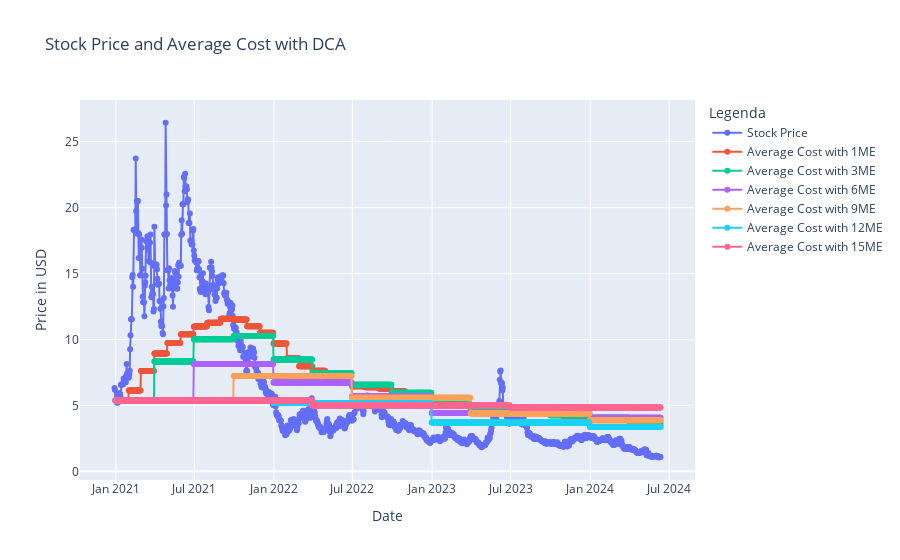
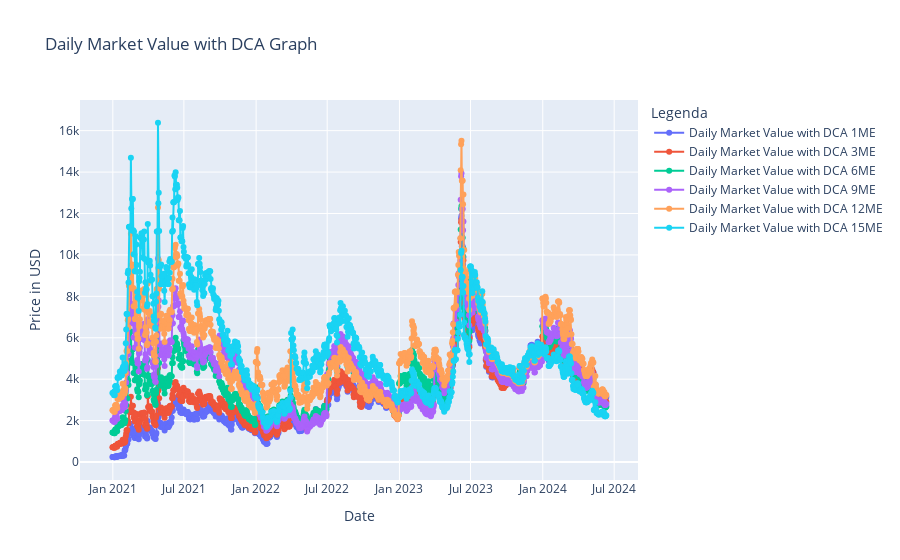
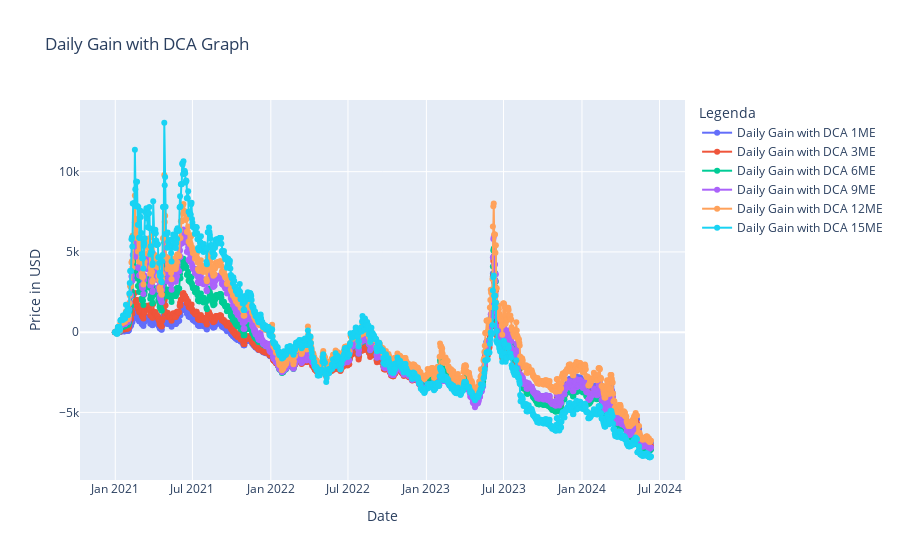
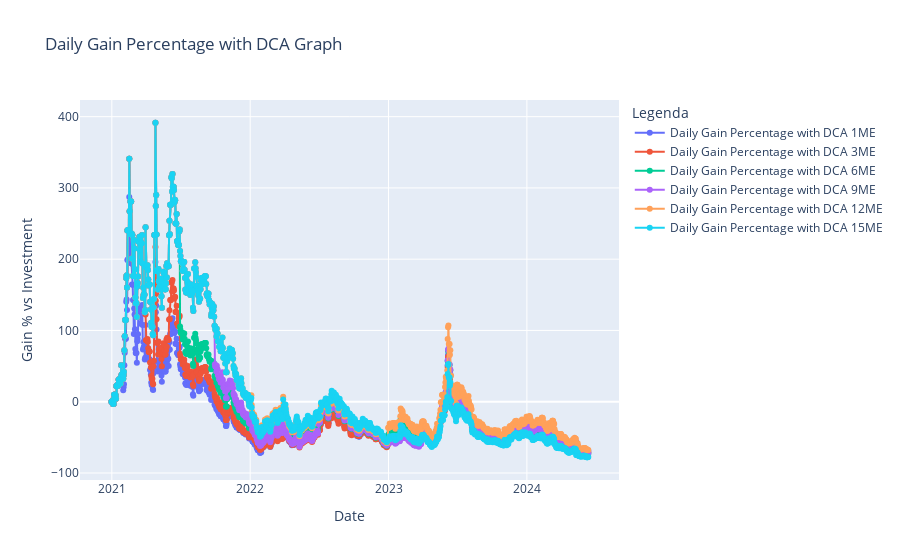

The notebook cell saved with these charts, in order:
### Markdown cell above
Plotting Section for DCA vs Sum Lump 
====================================

### Code cell
plots = []

# Assumiamo che stock_data_dca_values sia un DataFrame con una colonna 'price'
# e che l'indice sia un DateTimeIndex delle date

# Aggiungiamo il primo plot, che rappresenta il prezzo e il costo medio di carico

plots.append(
    {
        "y": [stock_data_dca_values]
        + [result["average_cost"] for result in results.values()],
        "x": [stock_data_dca_values.index]
        + [result["dates_purchase_list"] for result in results.values()],
        "name_trace": ["Stock Price"]
        + [f"Average Cost with {freq}" for freq in purchase_frequencies],
        "name_graph": "Stock Price and Average Cost with DCA",
        "xaxis_title": "Date",
        "yaxis_title": "Price in USD",
    }
)

# Aggiungiamo gli altri plot usando un ciclo for per estrarre i dati da ciascun risultato
for metric in [
    ("market_value", "Daily Market Value with DCA", "Price in USD"),
    ("daily_gain", "Daily Gain with DCA", "Price in USD"),
    ("daily_gain_perc", "Daily Gain Percentage with DCA", "Gain % vs Investment"),
]:
    plot_data = {
        "y": [
            results[freq]["daily_gains_df"][metric[0]] for freq in purchase_frequencies
        ],
        "x": [results[freq]["dates_purchase_list"] for freq in purchase_frequencies],
        "name_trace": [f"{metric[1]} {freq}" for freq in purchase_frequencies],
        "name_graph": f"{metric[1]} Graph",
        "xaxis_title": "Date",
        "yaxis_title": metric[2],
    }
    plots.append(plot_data)

# Qui andrebbe definita la funzione 'create_plot'
# Per ogni configurazione di plot nel nostro array, generiamo e visualizziamo il grafico
for plot in plots:
    fig = create_plot(
        x=plot["x"],
        y=plot["y"],
        name_graph=plot["name_graph"],
        name_trace=plot["name_trace"],
        xaxis_title=plot["xaxis_title"],
        yaxis_title=plot["yaxis_title"],
    )


##Define which is the best strategy
(best_strategy, best_average_cost, best_number_shares, best_market_value) = (
    get_best_investment_strategy(results)
)

#### Strategia con 200MA

### Controllo la 200MA per capire se investire o meno
### Se il mio prezzo medio e' sopra la 200MA e la 200MA cresce allora non faccio niente, altrimenti quando average_cost <= 200MA, compro

### Figure 1 — Plotly figure (JSON) as saved in the notebook; plotly's stock layout.template omitted (floating-point values rounded to 4 significant figures; data arrays with more than 128 entries replaced by an {"elided": "..."} marker saying what was removed)
{"data": [{"mode": "lines+markers+text", "name": "Stock Price", "type": "scatter", "x": {"elided": "1261 str values"}, "y": {"elided": "1261 float values"}}, {"mode": "lines+markers+text", "name": "Average Cost with 1ME", "type": "scatter", "x": {"elided": "1261 str values"}, "y": {"elided": "1261 float values"}}, {"mode": "lines+markers+text", "name": "Average Cost with 3ME", "type": "scatter", "x": {"elided": "1261 str values"}, "y": {"elided": "1261 float values"}}, {"mode": "lines+markers+text", "name": "Average Cost with 6ME", "type": "scatter", "x": {"elided": "1261 str values"}, "y": {"elided": "1261 float values"}}, {"mode": "lines+markers+text", "name": "Average Cost with 9ME", "type": "scatter", "x": {"elided": "1261 str values"}, "y": {"elided": "1261 float values"}}, {"mode": "lines+markers+text", "name": "Average Cost with 12ME", "type": "scatter", "x": {"elided": "1261 str values"}, "y": {"elided": "1261 float values"}}, {"mode": "lines+markers+text", "name": "Average Cost with 15ME", "type": "scatter", "x": {"elided": "1261 str values"}, "y": {"elided": "1261 float values"}}], "layout": {"hovermode": "x", "legend": {"title": {"text": "Legenda"}}, "title": {"text": "Stock Price and Average Cost with DCA"}, "xaxis": {"title": {"text": "Date"}}, "yaxis": {"title": {"text": "Price in USD"}}}}

### Figure 2 — Plotly figure (JSON) as saved in the notebook; plotly's stock layout.template omitted (floating-point values rounded to 4 significant figures; data arrays with more than 128 entries replaced by an {"elided": "..."} marker saying what was removed)
{"data": [{"mode": "lines+markers+text", "name": "Daily Market Value with DCA 1ME", "type": "scatter", "x": {"elided": "1261 str values"}, "y": {"elided": "1261 float values"}}, {"mode": "lines+markers+text", "name": "Daily Market Value with DCA 3ME", "type": "scatter", "x": {"elided": "1261 str values"}, "y": {"elided": "1261 float values"}}, {"mode": "lines+markers+text", "name": "Daily Market Value with DCA 6ME", "type": "scatter", "x": {"elided": "1261 str values"}, "y": {"elided": "1261 float values"}}, {"mode": "lines+markers+text", "name": "Daily Market Value with DCA 9ME", "type": "scatter", "x": {"elided": "1261 str values"}, "y": {"elided": "1261 float values"}}, {"mode": "lines+markers+text", "name": "Daily Market Value with DCA 12ME", "type": "scatter", "x": {"elided": "1261 str values"}, "y": {"elided": "1261 float values"}}, {"mode": "lines+markers+text", "name": "Daily Market Value with DCA 15ME", "type": "scatter", "x": {"elided": "1261 str values"}, "y": {"elided": "1261 float values"}}], "layout": {"hovermode": "x", "legend": {"title": {"text": "Legenda"}}, "title": {"text": "Daily Market Value with DCA Graph"}, "xaxis": {"title": {"text": "Date"}}, "yaxis": {"title": {"text": "Price in USD"}}}}

### Figure 3 — Plotly figure (JSON) as saved in the notebook; plotly's stock layout.template omitted (floating-point values rounded to 4 significant figures; data arrays with more than 128 entries replaced by an {"elided": "..."} marker saying what was removed)
{"data": [{"mode": "lines+markers+text", "name": "Daily Gain with DCA 1ME", "type": "scatter", "x": {"elided": "1261 str values"}, "y": {"elided": "1261 float values"}}, {"mode": "lines+markers+text", "name": "Daily Gain with DCA 3ME", "type": "scatter", "x": {"elided": "1261 str values"}, "y": {"elided": "1261 float values"}}, {"mode": "lines+markers+text", "name": "Daily Gain with DCA 6ME", "type": "scatter", "x": {"elided": "1261 str values"}, "y": {"elided": "1261 float values"}}, {"mode": "lines+markers+text", "name": "Daily Gain with DCA 9ME", "type": "scatter", "x": {"elided": "1261 str values"}, "y": {"elided": "1261 float values"}}, {"mode": "lines+markers+text", "name": "Daily Gain with DCA 12ME", "type": "scatter", "x": {"elided": "1261 str values"}, "y": {"elided": "1261 float values"}}, {"mode": "lines+markers+text", "name": "Daily Gain with DCA 15ME", "type": "scatter", "x": {"elided": "1261 str values"}, "y": {"elided": "1261 float values"}}], "layout": {"hovermode": "x", "legend": {"title": {"text": "Legenda"}}, "title": {"text": "Daily Gain with DCA Graph"}, "xaxis": {"title": {"text": "Date"}}, "yaxis": {"title": {"text": "Price in USD"}}}}

### Figure 4 — Plotly figure (JSON) as saved in the notebook; plotly's stock layout.template omitted (floating-point values rounded to 4 significant figures; data arrays with more than 128 entries replaced by an {"elided": "..."} marker saying what was removed)
{"data": [{"mode": "lines+markers+text", "name": "Daily Gain Percentage with DCA 1ME", "type": "scatter", "x": {"elided": "1261 str values"}, "y": {"elided": "1261 float values"}}, {"mode": "lines+markers+text", "name": "Daily Gain Percentage with DCA 3ME", "type": "scatter", "x": {"elided": "1261 str values"}, "y": {"elided": "1261 float values"}}, {"mode": "lines+markers+text", "name": "Daily Gain Percentage with DCA 6ME", "type": "scatter", "x": {"elided": "1261 str values"}, "y": {"elided": "1261 float values"}}, {"mode": "lines+markers+text", "name": "Daily Gain Percentage with DCA 9ME", "type": "scatter", "x": {"elided": "1261 str values"}, "y": {"elided": "1261 float values"}}, {"mode": "lines+markers+text", "name": "Daily Gain Percentage with DCA 12ME", "type": "scatter", "x": {"elided": "1261 str values"}, "y": {"elided": "1261 float values"}}, {"mode": "lines+markers+text", "name": "Daily Gain Percentage with DCA 15ME", "type": "scatter", "x": {"elided": "1261 str values"}, "y": {"elided": "1261 float values"}}], "layout": {"hovermode": "x", "legend": {"title": {"text": "Legenda"}}, "title": {"text": "Daily Gain Percentage with DCA Graph"}, "xaxis": {"title": {"text": "Date"}}, "yaxis": {"title": {"text": "Gain % vs Investment"}}}}
